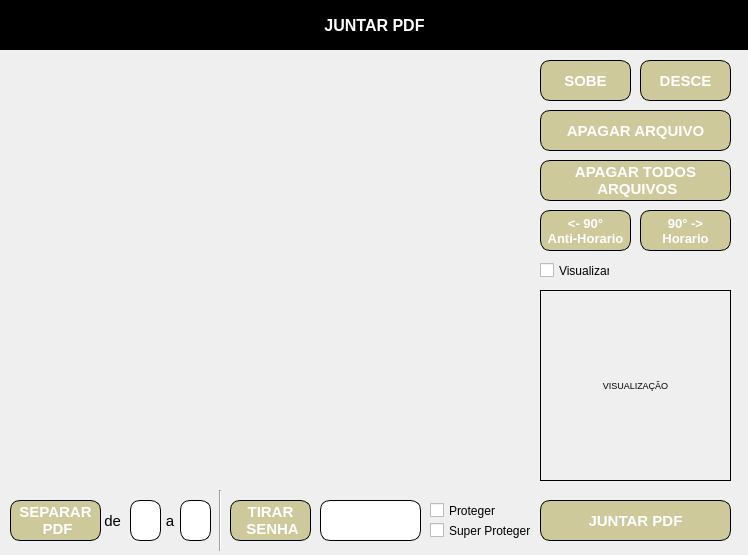
<?xml version="1.0" encoding="UTF-8"?>
<ui version="4.0">
 <class>pdfMerger</class>
 <widget class="QWidget" name="pdfMerger">
  <property name="geometry">
   <rect>
    <x>0</x>
    <y>0</y>
    <width>748</width>
    <height>555</height>
   </rect>
  </property>
  <property name="windowTitle">
   <string>JUNTAR PDF</string>
  </property>
  <widget class="QLabel" name="label_7">
   <property name="geometry">
    <rect>
     <x>-10</x>
     <y>-11</y>
     <width>771</width>
     <height>61</height>
    </rect>
   </property>
   <property name="styleSheet">
    <string notr="true">background: black;</string>
   </property>
   <property name="text">
    <string/>
   </property>
  </widget>
  <widget class="QLabel" name="label_5">
   <property name="geometry">
    <rect>
     <x>4</x>
     <y>10</y>
     <width>741</width>
     <height>31</height>
    </rect>
   </property>
   <property name="font">
    <font>
     <pointsize>12</pointsize>
     <weight>75</weight>
     <bold>true</bold>
    </font>
   </property>
   <property name="styleSheet">
    <string notr="true">color: white;</string>
   </property>
   <property name="text">
    <string>JUNTAR PDF</string>
   </property>
   <property name="alignment">
    <set>Qt::AlignCenter</set>
   </property>
  </widget>
  <widget class="QLabel" name="label_6">
   <property name="geometry">
    <rect>
     <x>20</x>
     <y>10</y>
     <width>31</width>
     <height>31</height>
    </rect>
   </property>
   <property name="text">
    <string/>
   </property>
   <property name="pixmap">
    <pixmap>../static/apple-touch-icon.png</pixmap>
   </property>
   <property name="scaledContents">
    <bool>true</bool>
   </property>
  </widget>
  <widget class="QPushButton" name="btnSobe">
   <property name="geometry">
    <rect>
     <x>540</x>
     <y>60</y>
     <width>91</width>
     <height>41</height>
    </rect>
   </property>
   <property name="font">
    <font>
     <pointsize>11</pointsize>
     <weight>75</weight>
     <bold>true</bold>
    </font>
   </property>
   <property name="styleSheet">
    <string notr="true">border-radius: 10px; border: 1px solid rgb(0,0,0);  background-color: #CDC99B;    color: white;</string>
   </property>
   <property name="text">
    <string>SOBE</string>
   </property>
  </widget>
  <widget class="QPushButton" name="btnDesce">
   <property name="geometry">
    <rect>
     <x>640</x>
     <y>60</y>
     <width>91</width>
     <height>41</height>
    </rect>
   </property>
   <property name="font">
    <font>
     <pointsize>11</pointsize>
     <weight>75</weight>
     <bold>true</bold>
    </font>
   </property>
   <property name="styleSheet">
    <string notr="true">border-radius: 10px; border: 1px solid rgb(0,0,0);  background-color: #CDC99B;    color: white;</string>
   </property>
   <property name="text">
    <string>DESCE</string>
   </property>
  </widget>
  <widget class="QPushButton" name="btnJuntar">
   <property name="geometry">
    <rect>
     <x>540</x>
     <y>500</y>
     <width>191</width>
     <height>41</height>
    </rect>
   </property>
   <property name="font">
    <font>
     <pointsize>11</pointsize>
     <weight>75</weight>
     <bold>true</bold>
    </font>
   </property>
   <property name="styleSheet">
    <string notr="true">border-radius: 10px; border: 1px solid rgb(0,0,0);  background-color: #CDC99B;    color: white;</string>
   </property>
   <property name="text">
    <string>JUNTAR PDF</string>
   </property>
  </widget>
  <widget class="QPushButton" name="btnApagar">
   <property name="geometry">
    <rect>
     <x>540</x>
     <y>110</y>
     <width>191</width>
     <height>41</height>
    </rect>
   </property>
   <property name="font">
    <font>
     <pointsize>11</pointsize>
     <weight>75</weight>
     <bold>true</bold>
    </font>
   </property>
   <property name="styleSheet">
    <string notr="true">border-radius: 10px; border: 1px solid rgb(0,0,0);  background-color: #CDC99B;    color: white;</string>
   </property>
   <property name="text">
    <string>APAGAR ARQUIVO</string>
   </property>
  </widget>
  <widget class="QPushButton" name="btnApagarTodos">
   <property name="geometry">
    <rect>
     <x>540</x>
     <y>160</y>
     <width>191</width>
     <height>41</height>
    </rect>
   </property>
   <property name="font">
    <font>
     <pointsize>11</pointsize>
     <weight>75</weight>
     <bold>true</bold>
    </font>
   </property>
   <property name="styleSheet">
    <string notr="true">border-radius: 10px; border: 1px solid rgb(0,0,0);  background-color: #CDC99B;    color: white;</string>
   </property>
   <property name="text">
    <string>APAGAR TODOS 
 ARQUIVOS</string>
   </property>
  </widget>
  <widget class="QPushButton" name="btnHorario">
   <property name="geometry">
    <rect>
     <x>640</x>
     <y>210</y>
     <width>91</width>
     <height>41</height>
    </rect>
   </property>
   <property name="font">
    <font>
     <pointsize>10</pointsize>
     <weight>75</weight>
     <bold>true</bold>
    </font>
   </property>
   <property name="styleSheet">
    <string notr="true">border-radius: 10px; border: 1px solid rgb(0,0,0);  background-color: #CDC99B;    color: white;</string>
   </property>
   <property name="text">
    <string>90° -&gt;
Horario</string>
   </property>
  </widget>
  <widget class="QPushButton" name="btnAntiHorario">
   <property name="geometry">
    <rect>
     <x>540</x>
     <y>210</y>
     <width>91</width>
     <height>41</height>
    </rect>
   </property>
   <property name="font">
    <font>
     <pointsize>10</pointsize>
     <weight>75</weight>
     <bold>true</bold>
    </font>
   </property>
   <property name="styleSheet">
    <string notr="true">border-radius: 10px; border: 1px solid rgb(0,0,0);  background-color: #CDC99B;    color: white;</string>
   </property>
   <property name="text">
    <string>&lt;- 90°
Anti-Horario</string>
   </property>
  </widget>
  <widget class="QLabel" name="labelView">
   <property name="geometry">
    <rect>
     <x>540</x>
     <y>290</y>
     <width>191</width>
     <height>191</height>
    </rect>
   </property>
   <property name="font">
    <font>
     <pointsize>7</pointsize>
    </font>
   </property>
   <property name="styleSheet">
    <string notr="true">border: 1px solid rgb(0,0,0);</string>
   </property>
   <property name="text">
    <string>VISUALIZAÇÃO</string>
   </property>
   <property name="alignment">
    <set>Qt::AlignCenter</set>
   </property>
  </widget>
  <widget class="QLineEdit" name="inputSenha">
   <property name="geometry">
    <rect>
     <x>320</x>
     <y>500</y>
     <width>101</width>
     <height>41</height>
    </rect>
   </property>
   <property name="styleSheet">
    <string notr="true">border-radius: 10px; border: 1px solid rgb(0,0,0);</string>
   </property>
   <property name="alignment">
    <set>Qt::AlignCenter</set>
   </property>
  </widget>
  <widget class="QLineEdit" name="inputPagInicial">
   <property name="geometry">
    <rect>
     <x>130</x>
     <y>500</y>
     <width>31</width>
     <height>41</height>
    </rect>
   </property>
   <property name="styleSheet">
    <string notr="true">border-radius: 10px; border: 1px solid rgb(0,0,0);</string>
   </property>
   <property name="alignment">
    <set>Qt::AlignCenter</set>
   </property>
  </widget>
  <widget class="QLineEdit" name="inputPagFinal">
   <property name="geometry">
    <rect>
     <x>180</x>
     <y>500</y>
     <width>31</width>
     <height>41</height>
    </rect>
   </property>
   <property name="styleSheet">
    <string notr="true">border-radius: 10px; border: 1px solid rgb(0,0,0);</string>
   </property>
   <property name="alignment">
    <set>Qt::AlignCenter</set>
   </property>
  </widget>
  <widget class="QLabel" name="label_2">
   <property name="geometry">
    <rect>
     <x>101</x>
     <y>500</y>
     <width>20</width>
     <height>41</height>
    </rect>
   </property>
   <property name="font">
    <font>
     <pointsize>11</pointsize>
    </font>
   </property>
   <property name="text">
    <string>de</string>
   </property>
   <property name="alignment">
    <set>Qt::AlignRight|Qt::AlignTrailing|Qt::AlignVCenter</set>
   </property>
  </widget>
  <widget class="QLabel" name="label_3">
   <property name="geometry">
    <rect>
     <x>160</x>
     <y>500</y>
     <width>20</width>
     <height>41</height>
    </rect>
   </property>
   <property name="font">
    <font>
     <pointsize>11</pointsize>
    </font>
   </property>
   <property name="text">
    <string>a</string>
   </property>
   <property name="alignment">
    <set>Qt::AlignCenter</set>
   </property>
  </widget>
  <widget class="QCheckBox" name="checkProteger">
   <property name="geometry">
    <rect>
     <x>430</x>
     <y>500</y>
     <width>70</width>
     <height>21</height>
    </rect>
   </property>
   <property name="text">
    <string>Proteger</string>
   </property>
  </widget>
  <widget class="QCheckBox" name="checkVisualizar">
   <property name="geometry">
    <rect>
     <x>540</x>
     <y>250</y>
     <width>70</width>
     <height>41</height>
    </rect>
   </property>
   <property name="text">
    <string>Visualizar</string>
   </property>
  </widget>
  <widget class="QCheckBox" name="checkSuperProteger">
   <property name="geometry">
    <rect>
     <x>430</x>
     <y>520</y>
     <width>101</width>
     <height>21</height>
    </rect>
   </property>
   <property name="text">
    <string>Super Proteger</string>
   </property>
  </widget>
  <widget class="QPushButton" name="btnSeparar">
   <property name="geometry">
    <rect>
     <x>10</x>
     <y>500</y>
     <width>91</width>
     <height>41</height>
    </rect>
   </property>
   <property name="font">
    <font>
     <pointsize>11</pointsize>
     <weight>75</weight>
     <bold>true</bold>
    </font>
   </property>
   <property name="styleSheet">
    <string notr="true">border-radius: 10px; border: 1px solid rgb(0,0,0);  background-color: #CDC99B;    color: white;</string>
   </property>
   <property name="text">
    <string>SEPARAR
 PDF</string>
   </property>
  </widget>
  <widget class="Line" name="line">
   <property name="geometry">
    <rect>
     <x>210</x>
     <y>490</y>
     <width>20</width>
     <height>61</height>
    </rect>
   </property>
   <property name="orientation">
    <enum>Qt::Vertical</enum>
   </property>
  </widget>
  <widget class="QPushButton" name="btnDesproteger">
   <property name="geometry">
    <rect>
     <x>230</x>
     <y>500</y>
     <width>81</width>
     <height>41</height>
    </rect>
   </property>
   <property name="font">
    <font>
     <pointsize>11</pointsize>
     <weight>75</weight>
     <bold>true</bold>
    </font>
   </property>
   <property name="styleSheet">
    <string notr="true">border-radius: 10px; border: 1px solid rgb(0,0,0);  background-color: #CDC99B;    color: white;</string>
   </property>
   <property name="text">
    <string>TIRAR
 SENHA</string>
   </property>
  </widget>
 </widget>
 <tabstops>
  <tabstop>btnSobe</tabstop>
  <tabstop>btnDesce</tabstop>
  <tabstop>btnApagar</tabstop>
  <tabstop>btnApagarTodos</tabstop>
  <tabstop>btnJuntar</tabstop>
 </tabstops>
 <resources/>
 <connections/>
</ui>
